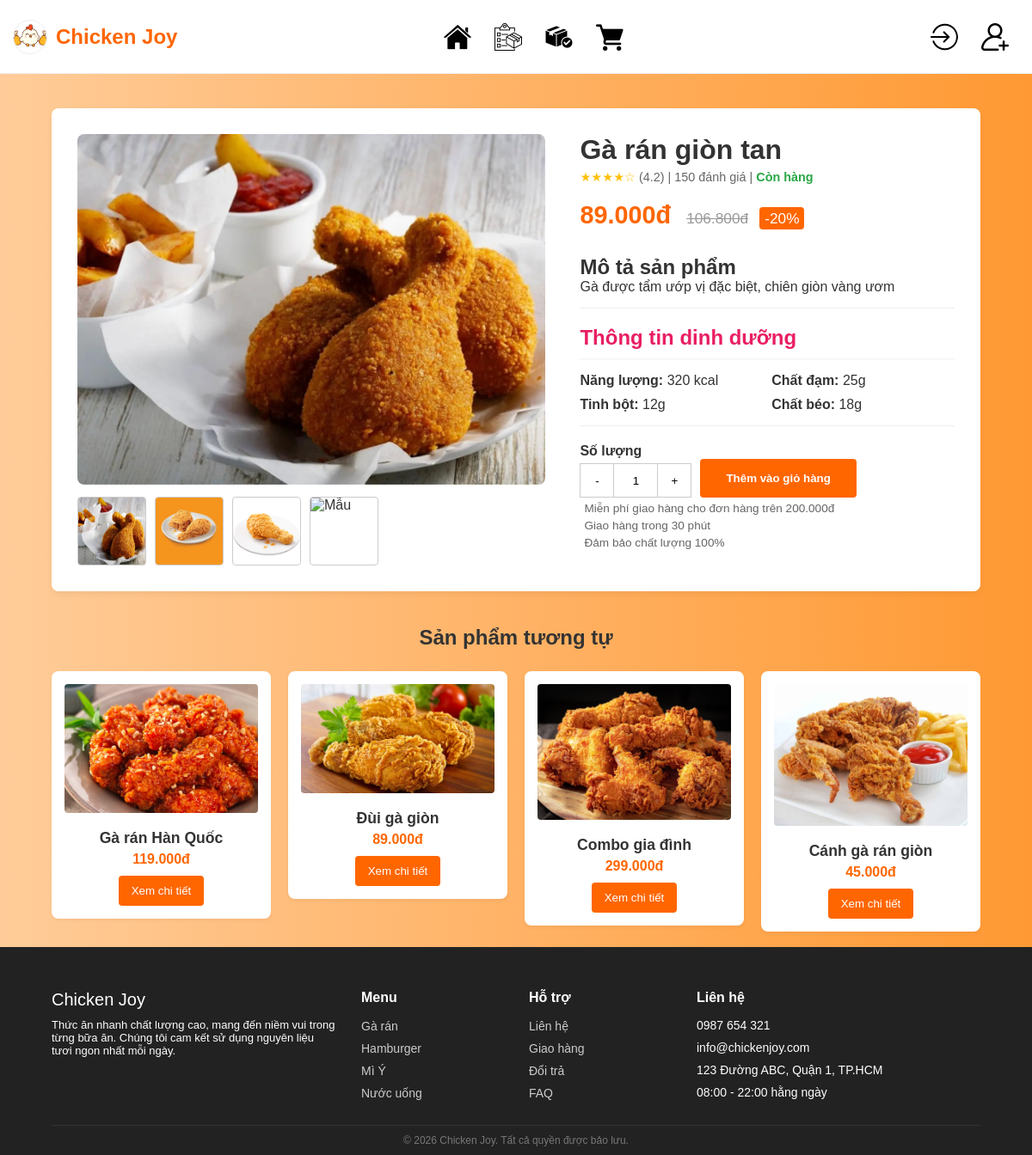
The page /pages/Chitietmonan.php?id=1 on the database its author committed.
### tables this page shows
CREATE TABLE `products` (
  `id` int(11) NOT NULL AUTO_INCREMENT,
  `product_code` varchar(20) UNIQUE DEFAULT NULL,  
  `category_id` int(11) DEFAULT 1,                 
  `product_name` varchar(255) NOT NULL,            
  `description` text DEFAULT NULL,                 
  `unit` varchar(50) NOT NULL DEFAULT 'Phần',      
  `import_price` decimal(15, 2) DEFAULT 0.00,      
  `profit_rate` decimal(5, 2) DEFAULT 0.20,        
  `price` decimal(15, 2) NOT NULL,                 
  `stock` int(11) DEFAULT 0,                       
  `calories` int(11) DEFAULT 0,                    
  `protein` int(11) DEFAULT 0,                     
  `carbs` int(11) DEFAULT 0,                       
  `fat` int(11) DEFAULT 0,                         
  `image` varchar(255) DEFAULT 'default.jpg',      
  `is_new` tinyint(1) DEFAULT 0,                   
  `status` ENUM('active', 'hidden') DEFAULT 'active',
  `created_at` timestamp NOT NULL DEFAULT current_timestamp(),
  PRIMARY KEY (`id`),
  FOREIGN KEY (`category_id`) REFERENCES `categories`(`id`) ON DELETE RESTRICT
);

### pages/Chitietmonan.php (the view, shortened to what this page needs)
<?php
include '../config/database.php';
$id = isset($_GET['id']) ? (int)$_GET['id'] : 0;
$stmt = mysqli_prepare($conn, "SELECT * FROM products WHERE id = ? AND status = 'active'");
mysqli_stmt_bind_param($stmt, "i", $id);
mysqli_stmt_execute($stmt);
$result = mysqli_stmt_get_result($stmt);
$product = mysqli_fetch_assoc($result);
$cat_id = $product['category_id'];
$stmt_related = mysqli_prepare($conn, "SELECT * FROM products WHERE category_id = ? AND id != ? AND status = 'active' LIMIT 4");
mysqli_stmt_bind_param($stmt_related, "ii", $cat_id, $id);
mysqli_stmt_execute($stmt_related);
$result_related = mysqli_stmt_get_result($stmt_related);
?>
<!DOCTYPE html>
<html lang="vi">
<head>
    <link rel="stylesheet" href="../css/Chitietmonan.css">
</head>
<body>
    <?php include '../includes/header.php'; ?>
    <main class="container">
        <section class="product-detail">
            <div class="product-images">
                <div class="main-image">
                    <img src="../images/<?php echo htmlspecialchars($product['image']); ?>" onerror="this.src='../images/default.jpg'" alt="<?php echo htmlspecialchars($product['product_name']); ?>">
                </div>
                <div class="thumbnail-images">
                    <img src="../images/<?php echo htmlspecialchars($product['image']); ?>" onerror="this.src='../images/default.jpg'" alt="Ảnh 1">
                    <img src="../images/ga-ran-a1.jpg" alt="Mẫu">
                    <img src="../images/ga-ran-a2.jpg" alt="Mẫu">
                    <img src="../images/ga-ran-a3.jpg" alt="Mẫu">
                </div>
            </div>
            <div class="product-info">
                <h1 class="product-title"><?php echo htmlspecialchars($product['product_name']); ?></h1>
                <div class="ratings">
                    <span class="star" style="color: #ffc107;">★★★★☆</span> (4.2) | 150 đánh giá |
                    <?php if($product['stock'] > 0): ?>
                        <span style="color: #28a745; font-weight: bold;">Còn hàng</span>
                    <?php else: ?>
                        <span style="color: #e74c3c; font-weight: bold;">Hết hàng</span>
                    <?php endif; ?>
                </div>
                <div class="price-section">
                    <span class="current-price"><?php echo number_format($product['price'], 0, ',', '.'); ?>đ</span>
                    <span class="old-price"><?php echo number_format($product['price'] * 1.2, 0, ',', '.'); ?>đ</span>
                    <span class="discount">-20%</span>
                </div>
                <div class="description-box">
                    <h2>Mô tả sản phẩm</h2>
                    <p><?php echo htmlspecialchars($product['description']); ?></p>
                </div>
                <div class="nutrition-info">
                    <h2 style="color: #e91e63; border-bottom: 2px solid #f8f8f8; padding-bottom: 10px;">
                        <i class="fas fa-leaf"></i> Thông tin dinh dưỡng
                    </h2>
                    <div class="nutri-grid" style="display: grid; grid-template-columns: 1fr 1fr; gap: 10px; margin-top: 15px;">
                        <div class="nutri-item"><strong>Năng lượng:</strong> <?php echo htmlspecialchars($product['calories'] ?? '0'); ?> kcal</div>
                        <div class="nutri-item"><strong>Chất đạm:</strong> <?php echo htmlspecialchars($product['protein'] ?? '0'); ?>g</div>
                        <div class="nutri-item"><strong>Tinh bột:</strong> <?php echo htmlspecialchars($product['carbs'] ?? '0'); ?>g</div>
                        <div class="nutri-item"><strong>Chất béo:</strong> <?php echo htmlspecialchars($product['fat'] ?? '0'); ?>g</div>
                    </div>
                </div>
                <div class="order-section">
                    <?php if($product['stock'] > 0): ?>
                        <div class="quantity-control">
                            <label for="quantity">Số lượng</label>
                            <div class="quantity-input">
                                <button type="button" class="btn-qty" data-type="minus">-</button>
                                <input type="text" id="quantity" value="1" readonly>
                                <button type="button" class="btn-qty" data-type="plus">+</button>
                            </div>
                        </div>
                        <div class="action-buttons">
                            <button class="add-to-cart" id="addToCartBtn" data-id="<?php echo $id; ?>">Thêm vào giỏ hàng</button>
                        </div>
                    <?php else: ?>
                        <div class="action-buttons">
                            <button class="add-to-cart" disabled style="background-color: #ccc; cursor: not-allowed; width: 100%; border: none;">Sản phẩm hiện đang hết hàng</button>
                        </div>
                    <?php endif; ?>
                </div>
                <div class="delivery-info">
                    <p><i class="fas fa-truck"></i> Miễn phí giao hàng cho đơn hàng trên 200.000đ</p>
                    <p><i class="fas fa-clock"></i> Giao hàng trong 30 phút</p>
                    <p><i class="fas fa-medal"></i> Đảm bảo chất lượng 100%</p>
                </div>
            </div>
        </section>
        <section class="related-products">
            <h2>Sản phẩm tương tự</h2>
            <div class="product-list">
                <?php while($item = mysqli_fetch_assoc($result_related)): ?>
                <a href="Chitietmonan.php?id=<?php echo $item['id']; ?>" style="text-decoration: none;">
                    <div class="product-card">
                        <img src="../images/<?php echo htmlspecialchars($item['image']); ?>" onerror="this.src='../images/default.jpg'" alt="<?php echo htmlspecialchars($item['product_name']); ?>">
                        <h3><?php echo htmlspecialchars($item['product_name']); ?></h3>
                        <p><?php echo number_format($item['price'], 0, ',', '.'); ?>đ</p>
                        <?php if($item['stock'] > 0): ?>
                            <button class="add-to-cart-sm">Xem chi tiết</button>
                        <?php else: ?>
                            <button class="add-to-cart-sm" disabled style="background-color: #ccc; color: #666; border: none; cursor: not-allowed;">Hết hàng</button>
                        <?php endif; ?>
                    </div>
                </a>
                <?php endwhile; ?>
            </div>
        </section>
        <br>
    </main>
    <?php include '../includes/footer.php'; ?>
</body>
</html>

### css/Chitietmonan.css (style rules this page uses)
* { box-sizing: border-box; margin: 0; padding: 0; }
:root { --primary-color: #ff6600; --text-color: #333; --light-text-color: #666; --dark-footer-bg: #222; }
body { margin: 0; padding: 0; color: var(--text-color); background: linear-gradient(to right, #ffcc99, #ff9933); min-height: 100vh; font-family: Arial, sans-serif; }
.container { width: 90%; max-width: 1100px; margin: 0 auto; padding-top: 20px; }
.product-detail { display: flex; gap: 40px; margin-top: 20px; background-color: #fff; padding: 30px; border-radius: 8px; box-shadow: 0 4px 8px rgba(0,0,0,0.05); }
.product-images { flex: 5; }
.product-info { flex: 4; }
.main-image img { width: 100%; border-radius: 8px; }
.thumbnail-images { display: flex; gap: 10px; margin-top: 10px; }
.thumbnail-images img { width: 80px; height: 80px; border-radius: 4px; cursor: pointer; border: 1px solid #ccc; }
.product-title { font-size: 2em; color: #333; margin-bottom: 5px; }
.ratings { font-size: 0.9em; color: #666; margin-bottom: 20px; }
.star { color: #ffc107; }
.price-section { font-size: 1.8em; font-weight: bold; margin: 15px 0 30px; }
.current-price { color: var(--primary-color); }
.old-price { font-size: 0.6em; color: #999; text-decoration: line-through; margin-left: 10px; font-weight: normal; }
.discount { font-size: 0.6em; background-color: var(--primary-color); color: white; padding: 3px 6px; border-radius: 4px; margin-left: 5px; font-weight: normal; }
.description-box, .nutrition-info { margin-bottom: 20px; padding-bottom: 15px; border-bottom: 1px solid #eee; }
.order-section { display: flex; align-items: flex-end; margin-top: 20px; gap: 10px; }
.quantity-control label { display: block; margin-bottom: 5px; font-weight: bold; }
.quantity-input { display: flex; }
.quantity-input button, .quantity-input input { width: 40px; height: 40px; border: 1px solid #ccc; text-align: center; background-color: #fff; cursor: pointer; }
.quantity-input input { border-left: none; border-right: none; width: 50px; }
.add-to-cart { background-color: var(--primary-color); color: white; padding: 15px 30px; border: none; border-radius: 4px; cursor: pointer; font-weight: bold; margin-right: 10px; }
.delivery-info p { font-size: 0.85em; color: #666; margin: 5px 0; }
.related-products { margin-top: 40px; }
.related-products h2 { text-align: center; font-size: 1.5em; margin-bottom: 25px; }
.product-list { display: grid; grid-template-columns: repeat(4, 1fr); gap: 20px; }
.product-list a { text-decoration: none; color: inherit; }
.product-list a .product-card h3 { color: var(--text-color); }
.product-card { background-color: #fff; padding: 15px; border-radius: 8px; text-align: center; box-shadow: 0 2px 4px rgba(0,0,0,0.05); }
.product-card img { width: 100%; height: auto; border-radius: 4px; margin-bottom: 10px; }
.product-card h3 { font-size: 1.1em; margin: 5px 0; }
.product-card p { color: var(--primary-color); font-weight: bold; margin-bottom: 10px; }
.add-to-cart-sm { background-color: var(--primary-color); color: white; padding: 10px 15px; border: none; border-radius: 4px; cursor: pointer; }

### rows shown on the page
products: image (picture), product_name "Gà rán giòn tan", price "89.000", $product['price']*1.2 "106.800", description "Gà được tẩm ướp vị đặc biệt, chiên giòn vàng ươm", calories "320", protein "25", carbs "12", fat "18"
products: image (picture), product_name "Gà rán Hàn Quốc", price "119.000", stock "Xem chi tiết"
products: image (picture), product_name "Đùi gà giòn", price "89.000", stock "Xem chi tiết"
products: image (picture), product_name "Combo gia đình", price "299.000", stock "Xem chi tiết"
products: image (picture), product_name "Cánh gà rán giòn", price "45.000", stock "Xem chi tiết"
